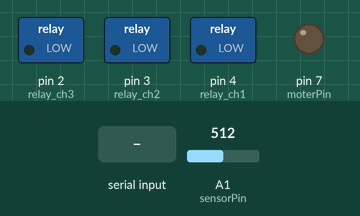
Recording of a sketch running on a simulated Arduino Uno, built with avr-gcc and run on an emulated ATmega328P. On the bench: switched loads named in the sketch (green lamp = pin HIGH), output pins drawn as LEDs (lit = HIGH). The inputs (shaded band) are chosen by the test bench; at power-on: A1 (sensorPin) = 512. What the sketch prints to the serial monitor is not drawn.

Above: at 1.2 s.
1.3 s: "a" received over the second serial link
At 2.1 s:
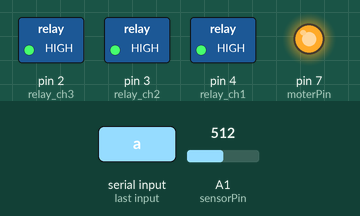
2.8 s: A1 (sensorPin) set to 399
5.8 s: A1 (sensorPin) set to 372
8.8 s: "b" received over the second serial link
At 9.9 s:
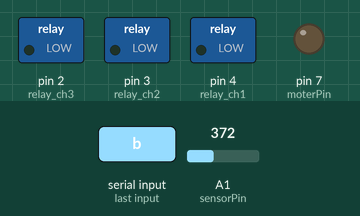
Timing chart, 0 to 11.8 s (numbered marks = the images above; inputs shaded):
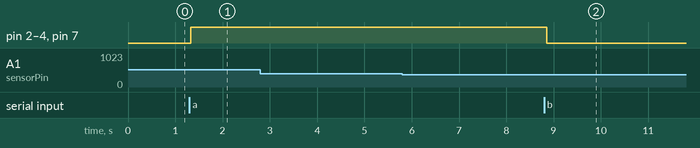

The sketch:

slave.ino
```cpp
//#define relay_ch1 2 //릴레이 채널1
//#define relay_ch2 3 //릴레이 채널2
#include <SoftwareSerial.h>
int relay_ch1=4;
int relay_ch2=3;
int relay_ch3=2;
const int sensorPin = A1;
const int moterPin = 7;
int lightLevel;
SoftwareSerial BTSerial(11,12);
char receivechar;

void manualTune()
{
  //밝기 정하기
  lightLevel = map(lightLevel, 100, 1023, 10, 300);    //500 ~ 1023범위에 있는 lightLevel를 10~300범위로 바꾼다.
  lightLevel = constrain(lightLevel, 10, 300);       //만약 위 함수에서 바뀌지 않으면 이 함수에서 바뀜
}

void lightOn()
{
  digitalWrite(moterPin, HIGH);
  if(lightLevel > 80)
  {
    digitalWrite(relay_ch1, HIGH);// 릴레이 On
    digitalWrite(relay_ch2, HIGH);// 릴레이 On
    digitalWrite(relay_ch3, HIGH);//
  }
  if(lightLevel <=80 && lightLevel > 50)
  {
    digitalWrite(relay_ch1, HIGH);// 릴레이 On
    digitalWrite(relay_ch2, HIGH);// 릴레이 On
    digitalWrite(relay_ch3, LOW);
  }
   if(lightLevel <=50)
  {
    digitalWrite(relay_ch1, HIGH);// 릴레이 On
    digitalWrite(relay_ch2, LOW);// 릴레이 On
    digitalWrite(relay_ch3, LOW);
  }
}
void lightOff()
{
    digitalWrite(moterPin, LOW);
    digitalWrite(relay_ch1, LOW);// 릴레이 On
    digitalWrite(relay_ch2, LOW);// 릴레이 On
    digitalWrite(relay_ch3, LOW);
}
void setup()
{  //초기화
  pinMode(relay_ch1, OUTPUT); //릴레이1채널 핀 출력포트 설정
  pinMode(relay_ch2, OUTPUT);
  pinMode(relay_ch3, OUTPUT);//릴레이2채널 핀 출력포트 설정
  pinMode(moterPin, OUTPUT);
  Serial.begin(9600);
  BTSerial.begin(9600);
}
void loop()
{ // 무한루프

  lightLevel = analogRead(sensorPin); //조도센서값 읽기
  receivechar = BTSerial.read(); //블루투스값 읽기
  manualTune(); //  lightLevel 조절

  //읽어온 값 시리얼 창 표기
  Serial.print("cds = ");
  Serial.println(lightLevel);
  Serial.print("BT = ");
  Serial.println(receivechar);

  if(receivechar == 'a')
    lightOn();
  else if(receivechar == 'b')
  {
    lightOff();
  }
  else
  {
    Serial.print("Pairing disconnected");
  }


}
```

Measured:
- after the input at 1.3 s, pin 2 (relay_ch3), pin 3 (relay_ch2), pin 4 (relay_ch1), pin 7 (moterPin): LOW → HIGH at once
- after the input at 2.8 s, every drawn part: stays the same
- after the input at 5.8 s, every drawn part: stays the same
- after the input at 8.8 s, pin 2 (relay_ch3), pin 3 (relay_ch2), pin 4 (relay_ch1), pin 7 (moterPin): HIGH → LOW after 0.06 s
